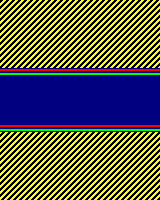

This is a level from a 2D game, rendered from its Tiled map with the project's own tilesets. A one-line summary and the complete map file follow:
An orthogonal 40x50 tile map with 4x4 px tiles, 1 tile layer (Capa de Patrones 1).

<map version="1.0" orientation="orthogonal" renderorder="right-down" width="40" height="50" tilewidth="4" tileheight="4" nextobjectid="1">
 <tileset firstgid="1" name="tileset_kcpc" tilewidth="4" tileheight="4" tilecount="50" columns="10">
  <image source="tileset_kcpc.png" width="40" height="20" />
 </tileset>
 <layer name="Capa de Patrones 1" width="40" height="50">
  <data encoding="csv">
5,6,7,5,6,7,5,6,7,5,6,7,5,6,7,5,6,7,5,6,7,5,6,7,5,6,7,5,6,7,5,6,7,5,6,7,5,6,7,5,
6,7,5,6,7,5,6,7,5,6,7,5,6,7,5,6,7,5,6,7,5,6,7,5,6,7,5,6,7,5,6,7,5,6,7,5,6,7,5,6,
7,5,6,7,5,6,7,5,6,7,5,6,7,5,6,7,5,6,7,5,6,7,5,6,7,5,6,7,5,6,7,5,6,7,5,6,7,5,6,7,
5,6,7,5,6,7,5,6,7,5,6,7,5,6,7,5,6,7,5,6,7,5,6,7,5,6,7,5,6,7,5,6,7,5,6,7,5,6,7,5,
6,7,5,6,7,5,6,7,5,6,7,5,6,7,5,6,7,5,6,7,5,6,7,5,6,7,5,6,7,5,6,7,5,6,7,5,6,7,5,6,
7,5,6,7,5,6,7,5,6,7,5,6,7,5,6,7,5,6,7,5,6,7,5,6,7,5,6,7,5,6,7,5,6,7,5,6,7,5,6,7,
5,6,7,5,6,7,5,6,7,5,6,7,5,6,7,5,6,7,5,6,7,5,6,7,5,6,7,5,6,7,5,6,7,5,6,7,5,6,7,5,
6,7,5,6,7,5,6,7,5,6,7,5,6,7,5,6,7,5,6,7,5,6,7,5,6,7,5,6,7,5,6,7,5,6,7,5,6,7,5,6,
7,5,6,7,5,6,7,5,6,7,5,6,7,5,6,7,5,6,7,5,6,7,5,6,7,5,6,7,5,6,7,5,6,7,5,6,7,5,6,7,
5,6,7,5,6,7,5,6,7,5,6,7,5,6,7,5,6,7,5,6,7,5,6,7,5,6,7,5,6,7,5,6,7,5,6,7,5,6,7,5,
6,7,5,6,7,5,6,7,5,6,7,5,6,7,5,6,7,5,6,7,5,6,7,5,6,7,5,6,7,5,6,7,5,6,7,5,6,7,5,6,
7,5,6,7,5,6,7,5,6,7,5,6,7,5,6,7,5,6,7,5,6,7,5,6,7,5,6,7,5,6,7,5,6,7,5,6,7,5,6,7,
5,6,7,5,6,7,5,6,7,5,6,7,5,6,7,5,6,7,5,6,7,5,6,7,5,6,7,5,6,7,5,6,7,5,6,7,5,6,7,5,
6,7,5,6,7,5,6,7,5,6,7,5,6,7,5,6,7,5,6,7,5,6,7,5,6,7,5,6,7,5,6,7,5,6,7,5,6,7,5,6,
7,5,6,7,5,6,7,5,6,7,5,6,7,5,6,7,5,6,7,5,6,7,5,6,7,5,6,7,5,6,7,5,6,7,5,6,7,5,6,7,
5,6,7,5,6,7,5,6,7,5,6,7,5,6,7,5,6,7,5,6,7,5,6,7,5,6,7,5,6,7,5,6,7,5,6,7,5,6,7,5,
6,7,5,6,7,5,6,7,5,6,7,5,6,7,5,6,7,5,6,7,5,6,7,5,6,7,5,6,7,5,6,7,5,6,7,5,6,7,5,6,
18,18,18,18,18,18,18,18,18,18,18,18,18,18,18,18,18,18,18,18,18,18,18,18,18,18,18,18,18,18,18,18,18,18,18,18,18,18,18,18,
27,27,27,27,27,27,27,27,27,27,27,27,27,27,27,27,27,27,27,27,27,27,27,27,27,27,27,27,27,27,27,27,27,27,27,27,27,27,27,27,
24,24,24,24,24,24,24,24,24,24,24,24,24,24,24,24,24,24,24,24,24,24,24,24,24,24,24,24,24,24,24,24,24,24,24,24,24,24,24,24,
24,24,24,24,24,24,24,24,24,24,24,24,24,24,24,24,24,24,24,24,24,24,24,24,24,24,24,24,24,24,24,24,24,24,24,24,24,24,24,24,
24,24,24,24,24,24,24,24,24,24,24,24,24,24,24,24,24,24,24,24,24,24,24,24,24,24,24,24,24,24,24,24,24,24,24,24,24,24,24,24,
24,24,24,24,24,24,24,24,24,24,24,24,24,24,24,24,24,24,24,24,24,24,24,24,24,24,24,24,24,24,24,24,24,24,24,24,24,24,24,24,
24,24,24,24,24,24,24,24,24,24,24,24,24,24,24,24,24,24,24,24,24,24,24,24,24,24,24,24,24,24,24,24,24,24,24,24,24,24,24,24,
24,24,24,24,24,24,24,24,24,24,24,24,24,24,24,24,24,24,24,24,24,24,24,24,24,24,24,24,24,24,24,24,24,24,24,24,24,24,24,24,
24,24,24,24,24,24,24,24,24,24,24,24,24,24,24,24,24,24,24,24,24,24,24,24,24,24,24,24,24,24,24,24,24,24,24,24,24,24,24,24,
24,24,24,24,24,24,24,24,24,24,24,24,24,24,24,24,24,24,24,24,24,24,24,24,24,24,24,24,24,24,24,24,24,24,24,24,24,24,24,24,
24,24,24,24,24,24,24,24,24,24,24,24,24,24,24,24,24,24,24,24,24,24,24,24,24,24,24,24,24,24,24,24,24,24,24,24,24,24,24,24,
24,24,24,24,24,24,24,24,24,24,24,24,24,24,24,24,24,24,24,24,24,24,24,24,24,24,24,24,24,24,24,24,24,24,24,24,24,24,24,24,
24,24,24,24,24,24,24,24,24,24,24,24,24,24,24,24,24,24,24,24,24,24,24,24,24,24,24,24,24,24,24,24,24,24,24,24,24,24,24,24,
24,24,24,24,24,24,24,24,24,24,24,24,24,24,24,24,24,24,24,24,24,24,24,24,24,24,24,24,24,24,24,24,24,24,24,24,24,24,24,24,
18,18,18,18,18,18,18,18,18,18,18,18,18,18,18,18,18,18,18,18,18,18,18,18,18,18,18,18,18,18,18,18,18,18,18,18,18,18,18,18,
27,27,27,27,27,27,27,27,27,27,27,27,27,27,27,27,27,27,27,27,27,27,27,27,27,27,27,27,27,27,27,27,27,27,27,27,27,27,27,27,
6,7,5,6,7,5,6,7,5,6,7,5,6,7,5,6,7,5,6,7,5,6,7,5,6,7,5,6,7,5,6,7,5,6,7,5,6,7,5,6,
7,5,6,7,5,6,7,5,6,7,5,6,7,5,6,7,5,6,7,5,6,7,5,6,7,5,6,7,5,6,7,5,6,7,5,6,7,5,6,7,
5,6,7,5,6,7,5,6,7,5,6,7,5,6,7,5,6,7,5,6,7,5,6,7,5,6,7,5,6,7,5,6,7,5,6,7,5,6,7,5,
6,7,5,6,7,5,6,7,5,6,7,5,6,7,5,6,7,5,6,7,5,6,7,5,6,7,5,6,7,5,6,7,5,6,7,5,6,7,5,6,
7,5,6,7,5,6,7,5,6,7,5,6,7,5,6,7,5,6,7,5,6,7,5,6,7,5,6,7,5,6,7,5,6,7,5,6,7,5,6,7,
5,6,7,5,6,7,5,6,7,5,6,7,5,6,7,5,6,7,5,6,7,5,6,7,5,6,7,5,6,7,5,6,7,5,6,7,5,6,7,5,
6,7,5,6,7,5,6,7,5,6,7,5,6,7,5,6,7,5,6,7,5,6,7,5,6,7,5,6,7,5,6,7,5,6,7,5,6,7,5,6,
7,5,6,7,5,6,7,5,6,7,5,6,7,5,6,7,5,6,7,5,6,7,5,6,7,5,6,7,5,6,7,5,6,7,5,6,7,5,6,7,
5,6,7,5,6,7,5,6,7,5,6,7,5,6,7,5,6,7,5,6,7,5,6,7,5,6,7,5,6,7,5,6,7,5,6,7,5,6,7,5,
6,7,5,6,7,5,6,7,5,6,7,5,6,7,5,6,7,5,6,7,5,6,7,5,6,7,5,6,7,5,6,7,5,6,7,5,6,7,5,6,
7,5,6,7,5,6,7,5,6,7,5,6,7,5,6,7,5,6,7,5,6,7,5,6,7,5,6,7,5,6,7,5,6,7,5,6,7,5,6,7,
5,6,7,5,6,7,5,6,7,5,6,7,5,6,7,5,6,7,5,6,7,5,6,7,5,6,7,5,6,7,5,6,7,5,6,7,5,6,7,5,
6,7,5,6,7,5,6,7,5,6,7,5,6,7,5,6,7,5,6,7,5,6,7,5,6,7,5,6,7,5,6,7,5,6,7,5,6,7,5,6,
7,5,6,7,5,6,7,5,6,7,5,6,7,5,6,7,5,6,7,5,6,7,5,6,7,5,6,7,5,6,7,5,6,7,5,6,7,5,6,7,
5,6,7,5,6,7,5,6,7,5,6,7,5,6,7,5,6,7,5,6,7,5,6,7,5,6,7,5,6,7,5,6,7,5,6,7,5,6,7,5,
6,7,5,6,7,5,6,7,5,6,7,5,6,7,5,6,7,5,6,7,5,6,7,5,6,7,5,6,7,5,6,7,5,6,7,5,6,7,5,6,
7,5,6,7,5,6,7,5,6,7,5,6,7,5,6,7,5,6,7,5,6,7,5,6,7,5,6,7,5,6,7,5,6,7,5,6,7,5,6,7
</data>
 </layer>
</map>